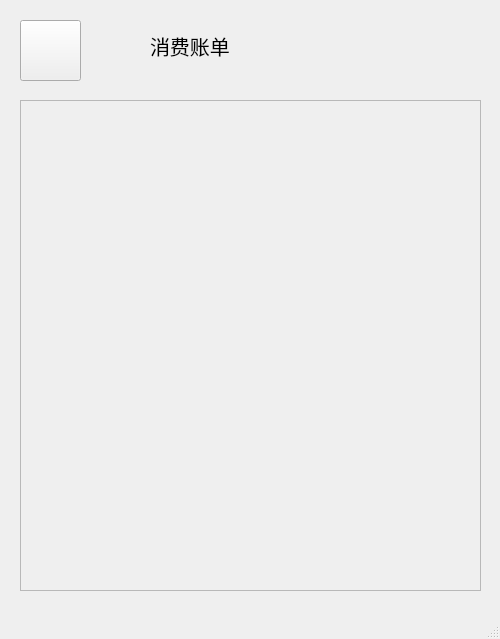
<?xml version="1.0" encoding="UTF-8"?>
<ui version="4.0">
 <class>shoppingMainWindow</class>
 <widget class="QMainWindow" name="shoppingMainWindow">
  <property name="geometry">
   <rect>
    <x>0</x>
    <y>0</y>
    <width>500</width>
    <height>639</height>
   </rect>
  </property>
  <property name="windowTitle">
   <string>MainWindow</string>
  </property>
  <widget class="QWidget" name="centralwidget">
   <widget class="QPushButton" name="pushButton">
    <property name="geometry">
     <rect>
      <x>20</x>
      <y>20</y>
      <width>61</width>
      <height>61</height>
     </rect>
    </property>
    <property name="font">
     <font>
      <pointsize>14</pointsize>
     </font>
    </property>
    <property name="styleSheet">
     <string notr="true">border-image: url(:/return.jpg);</string>
    </property>
    <property name="text">
     <string/>
    </property>
   </widget>
   <widget class="QScrollArea" name="scrollArea">
    <property name="geometry">
     <rect>
      <x>20</x>
      <y>100</y>
      <width>461</width>
      <height>491</height>
     </rect>
    </property>
    <property name="horizontalScrollBarPolicy">
     <enum>Qt::ScrollBarAlwaysOff</enum>
    </property>
    <property name="widgetResizable">
     <bool>true</bool>
    </property>
    <widget class="QWidget" name="scrollAreaWidgetContents">
     <property name="geometry">
      <rect>
       <x>0</x>
       <y>0</y>
       <width>459</width>
       <height>489</height>
      </rect>
     </property>
     <property name="minimumSize">
      <size>
       <width>0</width>
       <height>0</height>
      </size>
     </property>
    </widget>
   </widget>
   <widget class="QLabel" name="label">
    <property name="geometry">
     <rect>
      <x>150</x>
      <y>20</y>
      <width>221</width>
      <height>51</height>
     </rect>
    </property>
    <property name="font">
     <font>
      <pointsize>15</pointsize>
     </font>
    </property>
    <property name="text">
     <string>消费账单</string>
    </property>
   </widget>
  </widget>
  <widget class="QMenuBar" name="menubar">
   <property name="geometry">
    <rect>
     <x>0</x>
     <y>0</y>
     <width>500</width>
     <height>21</height>
    </rect>
   </property>
  </widget>
  <widget class="QStatusBar" name="statusbar"/>
 </widget>
 <resources/>
 <connections/>
</ui>
